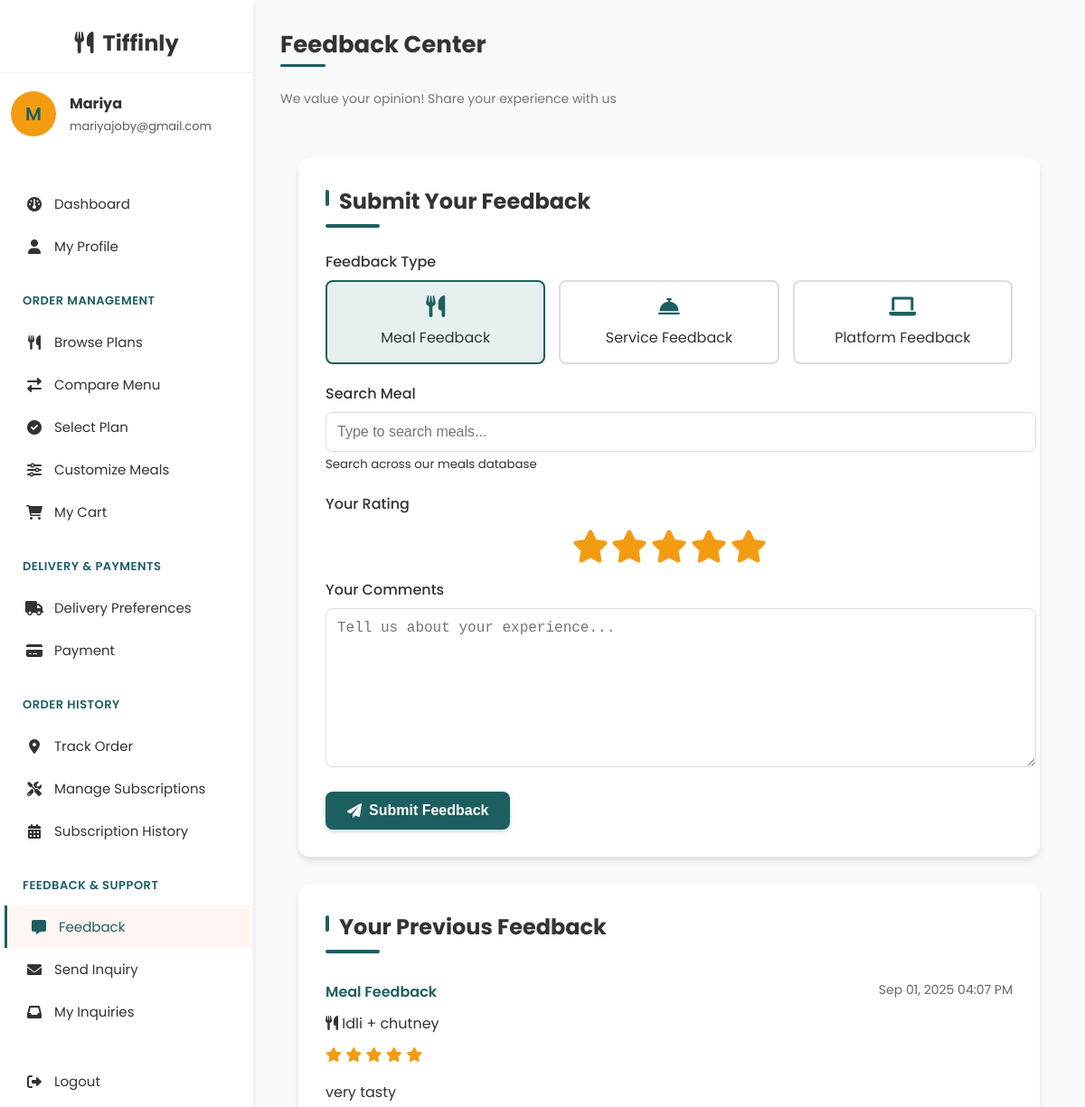
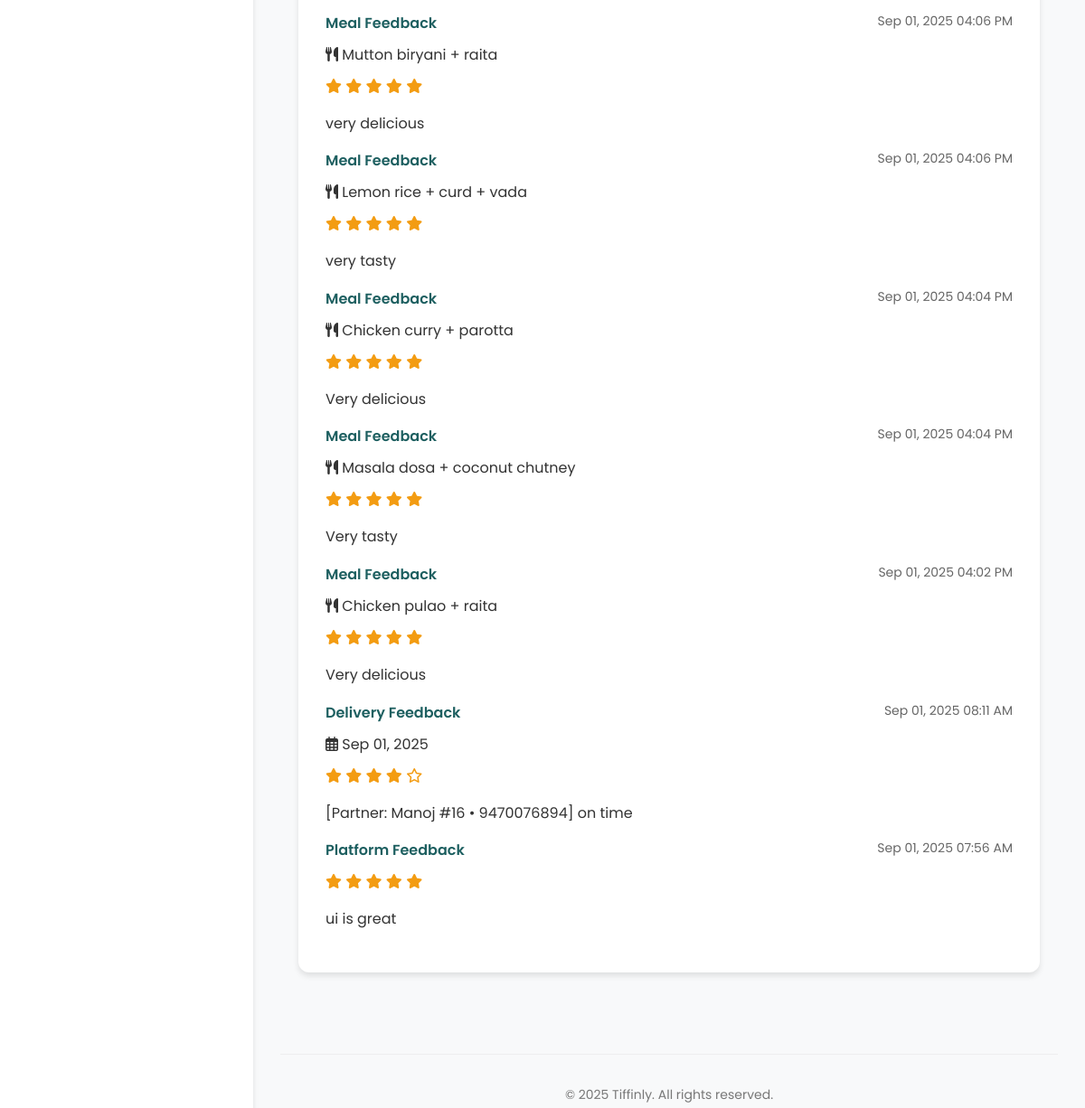
Page /user/feedback.php (signed in) on the committed database (2 pictures, top to bottom).
### tables this page shows
CREATE TABLE `users` (
  `user_id` int(11) NOT NULL,
  `name` varchar(100) NOT NULL,
  `email` varchar(100) NOT NULL,
  `password` varchar(255) NOT NULL,
  `phone` varchar(15) DEFAULT NULL,
  `role` enum('user','admin','delivery') DEFAULT 'user',
  `created_at` timestamp NOT NULL DEFAULT current_timestamp(),
  `security_question` varchar(255) NOT NULL,
  `security_answer` varchar(255) NOT NULL
);

CREATE TABLE `feedback` (
  `feedback_id` int(11) NOT NULL,
  `user_id` int(11) NOT NULL,
  `feedback_type` enum('meal','service','platform') NOT NULL,
  `rating` tinyint(4) NOT NULL CHECK (`rating` between 1 and 5),
  `comments` text DEFAULT NULL,
  `meal_description` varchar(255) DEFAULT NULL COMMENT 'Optional field for meal feedback',
  `delivery_date` date DEFAULT NULL COMMENT 'Optional field for service feedback',
  `created_at` timestamp NOT NULL DEFAULT current_timestamp(),
  `updated_at` timestamp NOT NULL DEFAULT current_timestamp() ON UPDATE current_timestamp()
);

### user/feedback.php (the view, shortened to what this page needs)
<?php
$db = new mysqli('localhost', 'root', '', 'tiffinly');
$user_id = $_SESSION['user_id'];
$user_query = $db->prepare("SELECT name, email, phone FROM users WHERE user_id = ?");
$user_query->bind_param("i", $user_id);
$user_query->execute();
$user_result = $user_query->get_result();
$user = $user_result->fetch_assoc();
$feedback_query = $db->prepare("
    SELECT f.*,
           NULL as partner_name,  -- partner_id is not stored in feedback table
           f.delivery_date
    FROM feedback f
    WHERE f.user_id = ?
    ORDER BY f.created_at DESC
");
$feedback_query->bind_param("i", $user_id);
$feedback_query->execute();
$feedback_result = $feedback_query->get_result();
?>
<!DOCTYPE html>
<html lang="en">
<head>
    <link rel="stylesheet" href="https://cdnjs.cloudflare.com/ajax/libs/font-awesome/6.0.0-beta3/css/all.min.css">
    <link rel="stylesheet" href="user_css/user_dashboard_style.css">
</head>
<body>
    <div class="dashboard-container">
        <div class="sidebar">
            <div class="sidebar-header">
                <i class="fas fa-utensils"></i>&nbsp Tiffinly
            </div>
            <div class="user-profile">
                <div class="user-avatar">
                    <?php echo strtoupper(substr($user['name'], 0, 1)); ?>
                </div>
                <div class="user-info">
                    <h4><?php echo htmlspecialchars($user['name']); ?></h4>
                    <p><?php echo htmlspecialchars($user['email']); ?></p>
                </div>
            </div>
            <div class="sidebar-menu">
                <a href="user_dashboard.php" class="menu-item">
                    <i class="fas fa-dashboard"></i> Dashboard
                </a>
                <a href="profile.php" class="menu-item">
                    <i class="fas fa-user"></i> My Profile
                </a>
                <div class="menu-category">Order Management</div>
                <a href="browse_plans.php" class="menu-item">
                    <i class="fas fa-utensils"></i> Browse Plans
                </a>
                <a href="compare_plans.php" class="menu-item">
                    <i class="fas fa-exchange-alt"></i> Compare Menu
                </a>
                <a href="select_plan.php" class="menu-item">
                    <i class="fas fa-check-circle"></i> Select Plan
                </a>
                <a href="customize_meals.php" class="menu-item">
                    <i class="fas fa-sliders-h"></i> Customize Meals
                </a>
                <a href="cart.php" class="menu-item">
                    <i class="fas fa-shopping-cart"></i> My Cart
                </a>
                <div class="menu-category">Delivery & Payments</div>
                <a href="delivery_preferences.php" class="menu-item">
                    <i class="fas fa-truck"></i> Delivery Preferences
                </a>
                <a href="payment.php" class="menu-item">
                    <i class="fas fa-credit-card"></i> Payment
                </a>
                <div class="menu-category">Order History</div>
                <a href="track_order.php" class="menu-item">
                    <i class="fas fa-map-marker-alt"></i> Track Order
                </a>
                <a href="manage_subscriptions.php" class="menu-item">
                    <i class="fas fa-tools"></i> Manage Subscriptions
                </a>
                <a href="subscription_history.php" class="menu-item">
                    <i class="fas fa-calendar-alt"></i> Subscription History
                </a>
                <div class="menu-category">Feedback & Support</div>
                <a href="feedback.php" class="menu-item active">
                    <i class="fas fa-comment-alt"></i> Feedback
                </a>
                <a href="support.php" class="menu-item">
                    <i class="fas fa-envelope"></i> Send Inquiry
                </a>
                <a href="my_inquiries.php" class="menu-item">
                    <i class="fas fa-inbox"></i> My Inquiries
                </a>
                <div style="margin-top: 30px;">
                    <a href="logout.php" class="menu-item">
                        <i class="fas fa-sign-out-alt"></i> Logout
                    </a>
                </div>
            </div>
        </div>
        <div class="main-content">
            <div class="header">
                <div class="welcome-message">
                    <h1>Feedback Center</h1><br><br>
                    <p>We value your opinion! Share your experience with us</p>
                </div>
            </div>
            <div class="feedback-container">
                <section class="feedback-section">
                    <h2 class="section-title">Submit Your Feedback</h2>
                    <form method="POST" action="" id="feedback-form">
                        <div class="form-group">
                            <label>Feedback Type</label>
                            <div class="feedback-type-selector">
                                <div class="feedback-type-btn" onclick="selectFeedbackType('meal')">
                                    <i class="fas fa-utensils"></i>
                                    <span>Meal Feedback</span>
                                </div>
                                <div class="feedback-type-btn" onclick="selectFeedbackType('service')">
                                    <i class="fas fa-concierge-bell"></i>
                                    <span>Service Feedback</span>
                                </div>
                                <div class="feedback-type-btn" onclick="selectFeedbackType('platform')">
                                    <i class="fas fa-laptop"></i>
                                    <span>Platform Feedback</span>
                                </div>
                            </div>
                        </div>
                        <div class="form-group type-specific-field" id="meal-field">
                            <label for="meal_search">Search Meal</label>
                            <input type="text" class="form-control" id="meal_search" name="meal_search" placeholder="Type to search meals..." autocomplete="off">
                            <small class="form-text text-muted">Search across our meals database</small>
                        </div>
                        <div class="form-group">
                            <label>Your Rating</label>
                            <div class="rating-selector">
                                <?php
                                $currentRating = isset($_POST['rating']) ? intval($_POST['rating']) : 5;
                                for($i = 1; $i <= 5; $i++):
                                    $active = $i <= $currentRating ? 'active' : '';
                                ?>
                                    <i class="fas fa-star rating-star <?php echo $active; ?>"
                                       data-value="<?php echo $i; ?>"
                                       onclick="setRating(<?php echo $i; ?>)"></i>
                                <?php endfor; ?>
                            </div>
                        </div>
                        <div class="form-group">
                            <label for="comments">Your Comments</label>
                            <textarea class="form-control" id="comments" name="comments" placeholder="Tell us about your experience..." required><?php echo isset($_POST['comments']) ? htmlspecialchars($_POST['comments']) : ''; ?></textarea>
                        </div>
                        <button type="submit" name="submit_feedback" class="btn btn-primary">
                            <i class="fas fa-paper-plane"></i> Submit Feedback
                        </button>
                    </form>
                </section>
                <section class="feedback-section">
                    <h2 class="section-title">Your Previous Feedback</h2>
                    <div class="feedback-list">
                        <?php if($feedback_result->num_rows > 0): ?>
                            <?php while($feedback = $feedback_result->fetch_assoc()): ?>
                                <div class="feedback-item">
                                    <div class="feedback-header">
                                        <span class="feedback-type badge <?php
                                            echo $feedback['feedback_type'] == 'meal' ? 'bg-primary' :
                                                ($feedback['feedback_type'] == 'service' ? 'bg-success' : 'bg-info');
                                        ?>">
                                            <?php
                                            $typeLabels = [
                                                'meal' => 'Meal Feedback',
                                                'service' => 'Delivery Feedback',
                                                'platform' => 'Platform Feedback'
                                            ];
                                            echo $typeLabels[$feedback['feedback_type']] ?? ucfirst($feedback['feedback_type']);
                                            ?>
                                        </span>
                                        <span class="feedback-date">
                                            <?php echo date('M d, Y h:i A', strtotime($feedback['created_at'])); ?>
                                        </span>
                                    </div>
                                    <?php if($feedback['feedback_type'] == 'meal' && !empty($feedback['meal_description'])): ?>
                                        <div class="feedback-detail">
                                            <i class="fas fa-utensils me-2"></i>
                                            <?php echo htmlspecialchars($feedback['meal_description']); ?>
                                        </div>
                                    <?php elseif($feedback['feedback_type'] == 'service'): ?>
                                        <div class="row">
                                            <?php if(!empty($feedback['delivery_date'])): ?>
                                                <div class="col-md-6">
                                                    <div class="feedback-detail">
                                                        <i class="far fa-calendar-alt me-2"></i>
                                                        <?php echo date('M d, Y', strtotime($feedback['delivery_date'])); ?>
                                                    </div>
                                                </div>
                                            <?php endif; ?>
                                        </div>
                                    <?php endif; ?>
                                    <div class="rating-stars">
                                        <?php
                                        $rating = (int)$feedback['rating'];
                                        for($i = 1; $i <= 5; $i++):
                                            $isActive = $i <= $rating;
                                            $class = $isActive ? 'fas text-warning' : 'far text-muted';
                                        ?>
                                            <i class="fa-star <?php echo $class; ?>"></i>
                                        <?php endfor; ?>
                                    </div>
                                    <?php if(!empty($feedback['comments'])): ?>
                                        <div class="feedback-comments">
                                            <p><?php echo nl2br(htmlspecialchars($feedback['comments'])); ?></p>
                                        </div>
                                    <?php endif; ?>
                                </div>
                            <?php endwhile; ?>
                        <?php else: ?>
                            <p>You haven't submitted any feedback yet.</p>
                        <?php endif; ?>
                    </div>
                </section>
            </div>
            <footer style="
                text-align: center;
                padding: 20px;
                margin-top: 40px;
                color: #777;
                font-size: 14px;
                border-top: 1px solid #eee;
                animation: fadeIn 0.8s ease-out;
            ">
                <p>&copy; 2025 Tiffinly. All rights reserved.</p>
            </footer>
        </div>
    </div>
</body>
</html>

### rows in the picture
users: name "M", name "Mariya", email "mariyajoby@gmail.com"
feedback: feedback_type "Meal Feedback", created_at "Sep 01, 2025 04:07 PM", meal_description "Idli + chutney", rating 5 (drawn), comments "very tasty"
feedback: feedback_type "Meal Feedback", created_at "Sep 01, 2025 04:06 PM", meal_description "Mutton biryani + raita", rating 5 (drawn), comments "very delicious"
feedback: feedback_type "Meal Feedback", created_at "Sep 01, 2025 04:06 PM", meal_description "Lemon rice + curd + vada", rating 5 (drawn), comments "very tasty"
feedback: feedback_type "Meal Feedback", created_at "Sep 01, 2025 04:04 PM", meal_description "Chicken curry + parotta", rating 5 (drawn), comments "Very delicious"
feedback: feedback_type "Meal Feedback", created_at "Sep 01, 2025 04:04 PM", meal_description "Masala dosa + coconut chutney", rating 5 (drawn), comments "Very tasty"
feedback: feedback_type "Meal Feedback", created_at "Sep 01, 2025 04:02 PM", meal_description "Chicken pulao + raita", rating 5 (drawn), comments "Very delicious"
feedback: feedback_type "Delivery Feedback", created_at "Sep 01, 2025 08:11 AM", delivery_date "Sep 01, 2025", rating 4 (drawn), comments "[Partner: Manoj #16 • 9470076894] on time"
feedback: feedback_type "Platform Feedback", created_at "Sep 01, 2025 07:56 AM", rating 5 (drawn), comments "ui is great"
